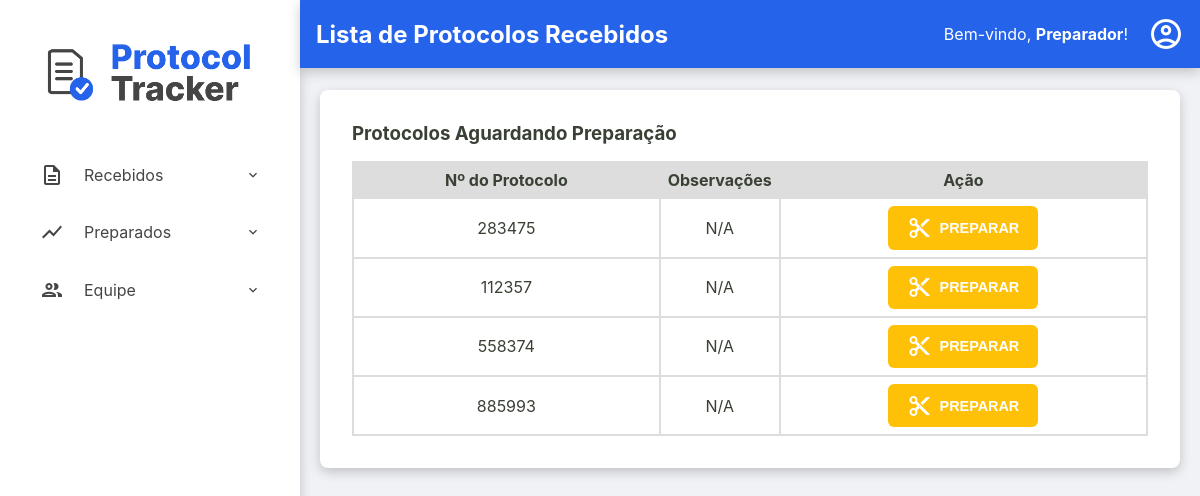
The app's page /preparadores/recebidos (signed in) with its own data.
### tables this page shows
CREATE TABLE usuarios (
    id INTEGER PRIMARY KEY AUTOINCREMENT,
    nome TEXT NOT NULL,
    email TEXT NOT NULL UNIQUE,
    cpf TEXT NOT NULL UNIQUE,
    hash_senha TEXT NOT NULL,
    permissao TEXT NOT NULL,
    data_criacao TEXT NOT NULL DEFAULT CURRENT_TIMESTAMP,
    status INTEGER NOT NULL DEFAULT 1
  );

CREATE TABLE protocolos (
    id TEXT PRIMARY KEY,
    id_remessa TEXT NOT NULL,
    numero_protocolo TEXT NOT NULL UNIQUE,
    data_preparacao TEXT NULL,
    id_preparador INTEGER NULL,
    data_digitalizacao TEXT NULL,
    id_digitalizador INTEGER NULL,
    status TEXT NOT NULL DEFAULT 'RECEBIDO',
    quantidade_paginas INTEGER NULL CHECK (quantidade_paginas >= 0),
    observacoes TEXT NULL,
    FOREIGN KEY (id_remessa) REFERENCES remessas (id),
    FOREIGN KEY (id_preparador) REFERENCES usuarios (id),
    FOREIGN KEY (id_digitalizador) REFERENCES usuarios (id)
  );

### src/Controller/ProtocoloController.php (called while the page is built, shortened)
<?php
class ProtocoloController
{
    private ?Usuario $usuario_logado = null;
    private ?string $permissao = null;
    public function __construct(
        private ProtocoloRepository $protocoloRepository,
        private ProtocoloService $protocoloService,
        private UsuarioRepository $usuarioRepository,
        private RemessaRepository $remessaRepository,
        private DashboardService $dashboardService
    ) {
        $id_usuario = $_SESSION['usuario_logado_id'] ?? null;
        if ($id_usuario) {
            $this->usuario_logado = $this->usuarioRepository->findById($id_usuario);
        }
        if ($this->usuario_logado) {
            $this->permissao = $this->usuario_logado->getPermissao();
        }
    }
    public function preparadores_listaRecebidos()
    {
        try {
            $listaProtocolosRecebidos = $this->protocoloRepository->findByStatus('RECEBIDO');
            $titulo_da_pagina = "Lista de Protocolos Recebidos";
            $usuario_logado = $this->usuario_logado;
            $permissao = $this->permissao;
            require __DIR__ . '/../../templates/preparadores/recebidos.php';
        } catch (Exception $e) {
            $this->home($e->getMessage());
        }
    }
}

### src/Repository/UsuarioRepository.php (called while the page is built, shortened)
<?php
class UsuarioRepository implements UsuarioRepositoryInterface
{
    private PDO $connection;
    public function __construct(PDO $connection)
    {
        $this->connection = $connection;
    }
    public function findById(int $id): ?Usuario
    {
        $sqlQuery = "SELECT * FROM usuarios WHERE id = :id;";
        $stmt = $this->connection->prepare($sqlQuery);
        $stmt->bindValue(':id', $id);
        $stmt->execute();
        $dadosUsuario = $stmt->fetch();
        return Usuario::fromArray($dadosUsuario);
    }
}

### src/Model/Usuario.php (called while the page is built, shortened)
<?php
class Usuario {
    public function getNome(): string { return $this->nome; }
    public static function fromArray(array $array): self
    {
        try {
            $data_criacao = isset($array['data_criacao']) ? new DateTimeImmutable($array['data_criacao']) : null;
        } catch (Exception $e) {
            throw new Exception("Falha ao criar data");
        }
        return new self(
            (int) $array['id'],
            $array['nome'],
            $array['email'],
            $array['cpf'],
            $array['hash_senha'],
            $array['permissao'],
            $data_criacao,
            (bool) $array['status']
        );
    }
}

### src/Controller/Admin/RemessaController.php (called while the page is built, shortened)
<?php
class RemessaController
{
    public function __construct(
        private RemessaRepository $remessaRepository,
        private RemessaService $remessaService,
        private ProtocoloRepository $protocoloRepository,
        private ProtocoloService $protocoloService,
        private UsuarioRepository $usuarioRepository,
        private DashboardService $dashboardService,
        private UsuarioService $usuarioService
    ) {
        $id_usuario = $_SESSION['usuario_logado_id'] ?? null;
        if ($id_usuario) {
            $this->usuario_logado = $this->usuarioRepository->findById($id_usuario);
        }
    }
}

### src/Repository/ProtocoloRepository.php (called while the page is built, shortened)
<?php
class ProtocoloRepository implements ProtocoloRepositoryInterface
{
    private PDO $connection;
    public function __construct(PDO $connection)
    {
        $this->connection = $connection;
    }
    public function findByStatus(string $status): array
    {
        $sqlQuery = "SELECT * FROM protocolos WHERE status = :status;";
        $stmt = $this->connection->prepare($sqlQuery);
        $stmt->bindValue(':status', $status);
        $stmt->execute();
        return $this->hidrataLista($stmt);
    }
    private function hidrataLista(PDOStatement $stmt): array
    {
        $listaDeProtocolos = [];
        while($dadosProtocolo = $stmt->fetch()){
            $listaDeProtocolos[] = Protocolo::fromArray($dadosProtocolo);
        }
        return $listaDeProtocolos;
    }
}

### src/Model/Protocolo.php (called while the page is built, shortened)
<?php
class Protocolo {
    public function getId(): ?string { return $this->id; }
    public function getNumeroProtocolo(): string { return $this->numero_protocolo; }
    public function getObservacoes(): ?string { return $this->observacoes; }
    public static function fromArray(array $array): self
    {
        try {
            $data_preparacao = isset($array['data_preparacao']) ? new DateTimeImmutable($array['data_preparacao']) :  null;
            $data_digitalizacao = isset($array['data_digitalizacao']) ? new DateTimeImmutable($array['data_digitalizacao']) :  null;
        } catch (Exception $e) {
            throw new Exception("Falha ao criar data");
        }
        return new self(
            $array['id'],
            $array['id_remessa'],
            $array['numero_protocolo'],
            $data_preparacao,
            isset($array['id_preparador']) ? (int) $array['id_preparador'] : null,
            $data_digitalizacao,
            isset($array['id_digitalizador']) ? (int) $array['id_digitalizador'] : null,
            $array['status'],
            isset($array['quantidade_paginas']) ? (int) $array['quantidade_paginas'] : null,
            $array['observacoes'] ?? null,
        );
    }
}

### templates/preparadores/recebidos.php (the view, shortened to what this page needs)
<?php require __DIR__ . '/../components/_header.php'; ?>
<div class="listagem-container">
    <h3>Protocolos Aguardando Preparação</h3>
    <table class="protocolos-table datatable-js">
        <thead>
            <tr>
                <th>Nº do Protocolo</th>
                <th>Observações</th>
                <th class="acoes-header">Ação</th>
            </tr>
        </thead>
        <tbody>
            <?php foreach ($listaProtocolosRecebidos as $protocolo): ?>
                <tr>
                    <td><?= htmlspecialchars($protocolo->getNumeroProtocolo()) ?></td>
                    <td class="coluna-observacoes" title="<?= htmlspecialchars($protocolo->getObservacoes() ?? '') ?>">
                        <?= htmlspecialchars($protocolo->getObservacoes() ?? 'N/A') ?>
                    </td>
                    <td class="acoes-cell">
                        <button
                            type="button"
                            class="btn-acao-preparar open-modal-preparar"
                            data-protocolo-id="<?= htmlspecialchars($protocolo->getId()) ?>"
                            data-protocolo-numero="<?= htmlspecialchars($protocolo->getNumeroProtocolo()) ?>"
                        >
                            <span class="material-icons-outlined">content_cut</span> Preparar
                        </button>
                    </td>
                </tr>
            <?php endforeach; ?>
        </tbody>
    </table>
</div>
<?php require __DIR__ . '/../components/_footer.php'; ?>

### public/index.php (shortened to what this page needs)
<?php
try {
    $connection = ConnectionCreatorSqlite::createConnectionSqlite();
    $protocoloRepository = new ProtocoloRepository($connection);
    $remessaRepository = new RemessaRepository($connection);
    $usuarioRepository = new UsuarioRepository($connection);
    $dashboardService = new DashboardService($protocoloRepository, $remessaRepository);
    $protocoloService = new ProtocoloService($protocoloRepository, $remessaRepository, $usuarioRepository);
    $remessaService = new RemessaService($remessaRepository, $usuarioRepository, $protocoloRepository);
    $usuarioService = new UsuarioService($usuarioRepository);
    $remessaController = new RemessaController($remessaRepository, $remessaService, $protocoloRepository, $protocoloService, $usuarioRepository, $dashboardService, $usuarioService);
    $protocoloController = new ProtocoloController($protocoloRepository, $protocoloService, $usuarioRepository, $remessaRepository, $dashboardService);
    $url = $_SERVER['REQUEST_URI'];
    $url = parse_url($url, PHP_URL_PATH);
    $method = $_SERVER['REQUEST_METHOD'];
    switch ($url) {
        case '/preparadores/recebidos':
            if($method === 'GET'){
                $protocoloController->preparadores_listaRecebidos();
            }
            break;
    }
} catch (Exception $e) {
    http_response_code(500);
    echo "<p>Mensagem do Erro: " . $e->getMessage() . "</p>";
}

### templates/components/_header.php (shortened to what this page needs)
<!DOCTYPE html>
<html lang="pt-br">
<head>
    <link rel="stylesheet" href="/assets/css/style.css">
    <link rel="stylesheet" href="https://cdn.datatables.net/2.0.8/css/dataTables.dataTables.css">
</head>
<body>
    <div class="container-principal">
        <aside class="sidebar">
            <div class="sidebar-logo">
                <a href="/home"><img src="/assets/imgs/ProtocolTrackerLogo.png" alt="Logo Protocol Tracker"></a>
            </div>
            <nav>
                <ul>
                    <?php if ($permissao === 'preparador'): ?>
                        <li class="has-submenu">
                            <a><span class="material-icons-outlined">description</span> Recebidos</a>
                        </li>
                        <li class="has-submenu">
                            <a><span class="material-icons-outlined">show_chart</span> Preparados</a>
                        </li>
                        <li class="has-submenu">
                            <a><span class="material-icons-outlined">group</span> Equipe</a>
                        </li>
                    <?php endif; ?>
                </ul>
            </nav>
        </aside>
        <div class="div-conteudo-principal">
            <?php require __DIR__ . '/_content-header.php'; ?>
            <main class="conteudo-principal">

### templates/components/_content-header.php (shortened to what this page needs)
<div class="content-header">
    <div class="header-title">
        <h2><?= isset($titulo_da_pagina) ? htmlspecialchars($titulo_da_pagina) : 'Página sem Título' ?></h2>
    </div>
    <div class="logout">
        <?php if (isset($usuario_logado) && $usuario_logado): ?>
            <div class="welcome-message">
                <span>Bem-vindo, <strong><?= htmlspecialchars($usuario_logado->getNome()) ?></strong>!</span>
            </div>
            <div class="dropdown">
                <a href="#" id="user-menu-toggle" class="action-icon" title="Opções do Usuário">
                    <span class="material-icons-outlined">account_circle</span>
                </a>
            </div>
        <?php endif; ?>
    </div>
</div>

### templates/components/_footer.php (shortened to what this page needs)
            </main>
        </div>
    </div>
</body>
</html>

### public/assets/css/style.css (style rules this page uses)
:root { --cor-fundo-sidebar: #ffffff; --cor-fundo-sidebar-hover: #f2f6ff; --cor-fontes-sidebar: #454545; --cor-fundo-header: #2563eb; --cor-fontes-header: #ffffff; --cor-bordas: #ddd; --cor-fundo-body: #f0f2f5; --cor-fontes-body: #394034; --cor-fundo-sidebar-active: #dbe6ff; --cor-fontes-sidebar-active: #2563eb; --cor-bordas-focus: #80bdff; --cor-fontes-main-button: #ffffff; --cor-main-button: #2563eb; --cor-fontes-cards: #696969; --cor-icones-header: #969696; --cor-icones-header-hover: #007bff; --cor-primaria-erro: #ff2c2c; }
* { margin: 0; padding: 0; box-sizing: border-box; }
body { font-family: -apple-system, BlinkMacSystemFont, 'Segoe UI', Roboto, 'Helvetica Neue', Arial, sans-serif; background-color: var(--cor-fundo-body); color: var(--cor-fontes-body); display: flex; flex-direction: column; min-height: 100vh; }
a { text-decoration: none; }
.sidebar { width: 300px; background-color: var(--cor-fundo-sidebar); box-shadow: 0 4px 12px rgba(0,0,0,0.2); padding: 1.5rem; flex-shrink: 0; }
.sidebar nav ul { list-style: none; }
.sidebar nav ul li a { display: block; color: var(--cor-fontes-sidebar); padding: 0.8rem 1rem; border-radius: 6px; margin-bottom: 0.5rem; transition: background-color 0.2s ease-in-out; }
.sidebar-logo { text-align: center; margin-bottom: 1.5rem; }
.sidebar-logo img { max-width: 100%; height: auto; }
.content-header { width: 100%; margin: 0 auto 1.4rem auto; display: flex; justify-content: space-between; align-items: center; background-color: var(--cor-fundo-header); color: var(--cor-fontes-header); box-shadow: 0 4px 12px rgba(0,0,0,0.2); padding: 1rem; }
.content-header span { color: var(--cor-fontes-header); }
.action-icon { color: var(--cor-icones-header); transition: color 0.2s; display: flex; align-items: center; }
.action-icon .material-icons-outlined { font-size: 36px; }
.div-conteudo-principal { width: 100%; }
.container-principal { display: flex; flex-grow: 1; }
.conteudo-principal { flex-grow: 1; overflow-y: visible; display: flex; flex-direction: column; align-items: center; padding: 0 20px; }
.busca-form-container, .listagem-container { width: 100%; max-width: 1400px; box-shadow: 0 4px 12px rgba(0,0,0,0.2); margin: 0 auto; background-color: var(--cor-fundo-sidebar); padding: 2rem; border-radius: 8px; }
.listagem-container h3 { margin-bottom: 1rem; }
.protocolos-table { width: 100%; border-collapse: collapse; border-spacing: 0; }
.protocolos-table .coluna-observacoes { max-width: 200px; width: 10%; white-space: nowrap; overflow: hidden; text-overflow: ellipsis; }
.protocolos-table th, .protocolos-table td { padding: 7px; border: 2px solid var(--cor-bordas); text-align: center; vertical-align: middle; }
.protocolos-table thead { background-color: var(--cor-bordas); }
.acoes-header { text-align: center; }
.acoes-cell { display: table-cell; text-align: center; vertical-align: middle; gap: 5px; }
.material-icons-outlined { vertical-align: middle; }
.dropdown { position: relative; display: inline-block; }
.logout { display: flex; align-items: center; justify-content: center; gap: 20px; }
.sidebar nav ul li { position: relative; }
.sidebar nav ul li.has-submenu > a::after { content: 'expand_more'; font-family: 'Material Icons Outlined'; position: absolute; right: 15px; transition: transform 0.3s ease-in-out; }
.sidebar nav ul li > a { cursor: pointer; display: flex; align-items: center; gap: 20px; }
.btn-acao-preparar { display: inline-flex; align-items: center; gap: 8px; padding: 0.6rem 1.2rem; font-size: 0.9rem; font-weight: bold; color: #fff; background-color: #ffc107; border: none; border-radius: 6px; cursor: pointer; transition: background-color 0.2s; text-transform: uppercase; }

### records on screen
usuarios: nome "Preparador"
protocolos: numero_protocolo "283475", observacoes "N/A"
protocolos: numero_protocolo "112357", observacoes "N/A"
protocolos: numero_protocolo "558374", observacoes "N/A"
protocolos: numero_protocolo "885993", observacoes "N/A"

### other values on screen
$titulo_da_pagina "Lista de Protocolos Recebidos"
